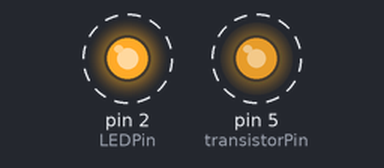
Simulated run of this sketch. Board: Arduino Uno, built with avr-gcc and run on an emulated ATmega328P. On the bench: output pins drawn as LEDs (lit = HIGH). Dashed ring = blinking.

Above: at 0.05 s.
Timing chart, 0 to 4.6 s (numbered marks = the images above):
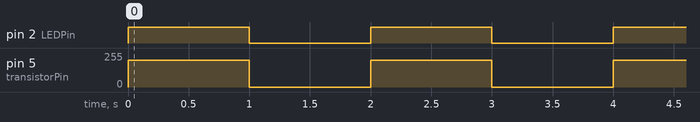

Measured:
- by itself, pin 2 (LEDPin): alternates HIGH for 1.0 s and LOW for 1.0 s
- by itself, pin 5 (transistorPin): alternates 200/255 for 1.0 s and 0/255 for 1.0 s

The sketch:

Chapter3_S3.ino
```cpp
//**********************************************************/
// Step-1: Variables used in this sketch
//**********************************************************/
int LEDPin = 2;        // specify the digital pin number
int transistorPin = 5; // specify pin for switching ON
                       // the transistor base

//**********************************************************/
// Step-2: INITIALIZE I/O PARAMETERS
//**********************************************************/
void setup()
{
  pinMode(LEDPin, OUTPUT);        // Pin 2 as output
  pinMode(transistorPin, OUTPUT); // Pin 5 as output
}

//**********************************************************/
// Step-3: MAIN PROGRAM
//**********************************************************/
// the loop function runs over and over again forever
void loop()
{
  digitalWrite(LEDPin, HIGH);      // turn LED 1 ON
  analogWrite(transistorPin, 200); // turn transitor ON
  delay(1000);                     // wait for a second
  digitalWrite(LEDPin, LOW);       // turn LED 1 OFF
  analogWrite(transistorPin, 0);   // turn transistor OFF
  delay(1000);                     // wait for a second
}
```
